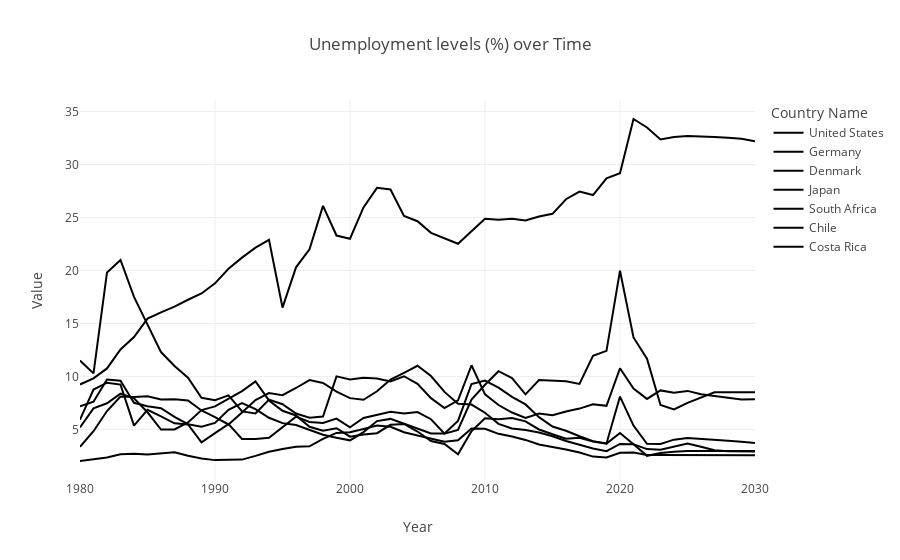

The notebook cell this image was saved under:
### Code cell
# plot unemployment levels for all countries 


df_unemp = df_full_country_list[
    df_full_country_list["Indicator Name"] == "Unemployment levels (%)"]

# 2) Use the filtered dataframe in pe.line
fig = pe.line(
    df_unemp,
    x="Year",
    y="Value",
    color="Country Name",  
    title="Unemployment levels (%) over Time"
)

fig.show()
